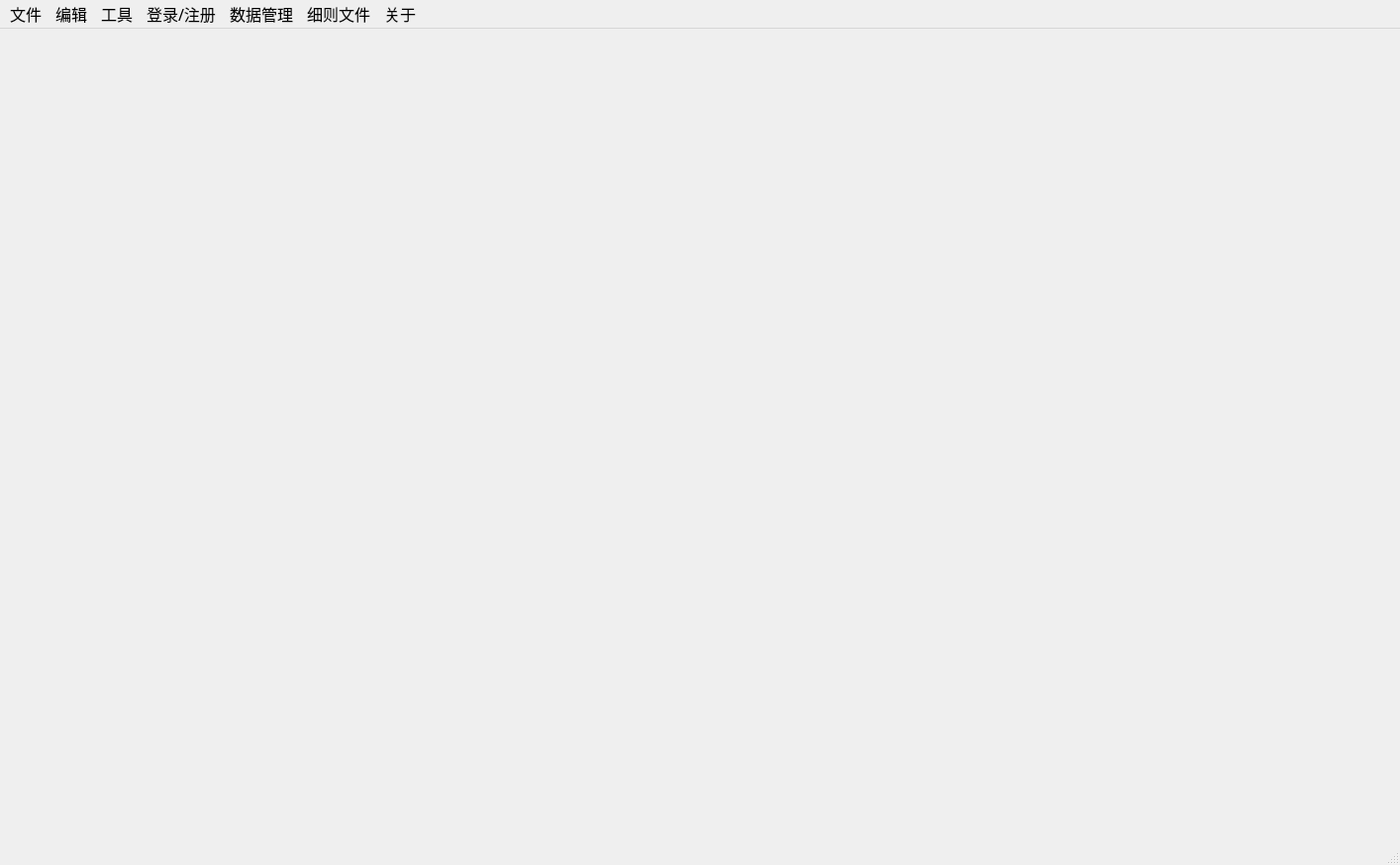
<?xml version="1.0" encoding="UTF-8"?>
<ui version="4.0">
 <class>mainWindow</class>
 <widget class="QMainWindow" name="mainWindow">
  <property name="enabled">
   <bool>true</bool>
  </property>
  <property name="geometry">
   <rect>
    <x>0</x>
    <y>0</y>
    <width>1414</width>
    <height>874</height>
   </rect>
  </property>
  <property name="font">
   <font>
    <family>仿宋</family>
    <pointsize>12</pointsize>
   </font>
  </property>
  <property name="windowTitle">
   <string>两个细则管理系统</string>
  </property>
  <property name="windowIcon">
   <iconset>
    <normaloff>images/KK.jpg</normaloff>images/KK.jpg</iconset>
  </property>
  <property name="inputMethodHints">
   <set>Qt::ImhNone</set>
  </property>
  <widget class="QWidget" name="centralwidget"/>
  <widget class="QMenuBar" name="menubar">
   <property name="geometry">
    <rect>
     <x>0</x>
     <y>0</y>
     <width>1414</width>
     <height>22</height>
    </rect>
   </property>
   <widget class="QMenu" name="menu">
    <property name="title">
     <string>文件</string>
    </property>
   </widget>
   <widget class="QMenu" name="menu_2">
    <property name="title">
     <string>编辑</string>
    </property>
   </widget>
   <widget class="QMenu" name="menu_3">
    <property name="title">
     <string>工具</string>
    </property>
   </widget>
   <widget class="QMenu" name="menu_4">
    <property name="title">
     <string>登录/注册</string>
    </property>
   </widget>
   <widget class="QMenu" name="menu_5">
    <property name="title">
     <string>数据管理</string>
    </property>
   </widget>
   <widget class="QMenu" name="menu_6">
    <property name="title">
     <string>细则文件</string>
    </property>
   </widget>
   <widget class="QMenu" name="menu_7">
    <property name="title">
     <string>关于</string>
    </property>
   </widget>
   <addaction name="menu"/>
   <addaction name="menu_2"/>
   <addaction name="menu_3"/>
   <addaction name="menu_4"/>
   <addaction name="menu_5"/>
   <addaction name="menu_6"/>
   <addaction name="menu_7"/>
  </widget>
  <widget class="QStatusBar" name="statusbar"/>
 </widget>
 <resources/>
 <connections/>
</ui>
